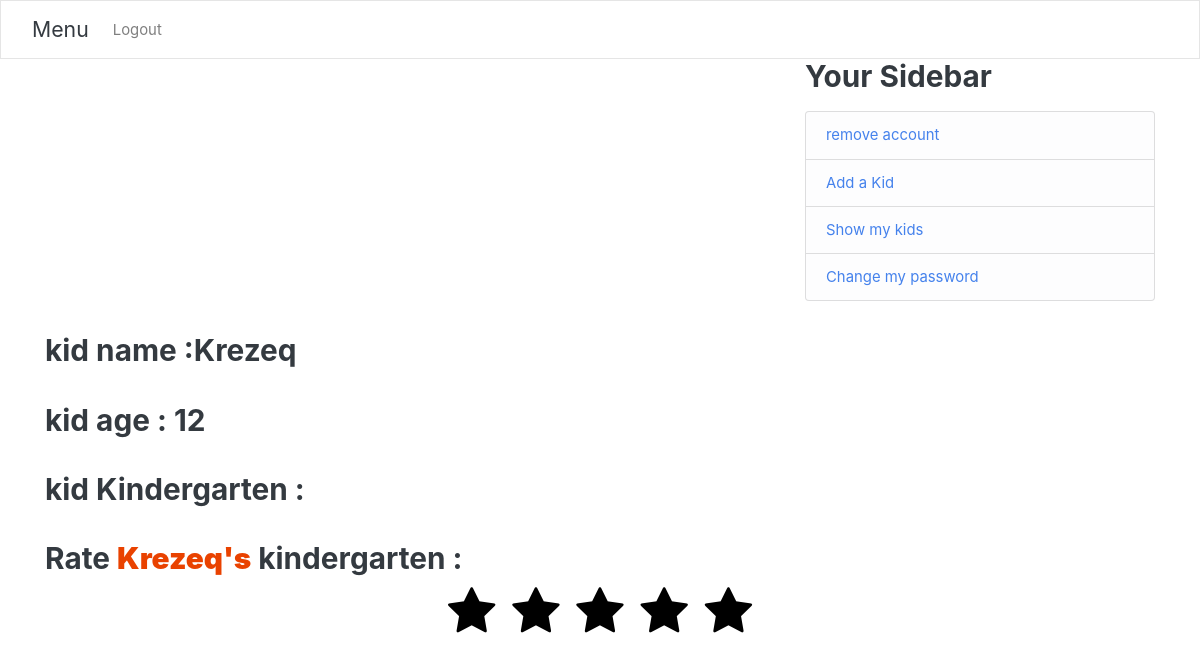
/rates/Krezeq/ (signed in), run on an earlier commit of the app's database.
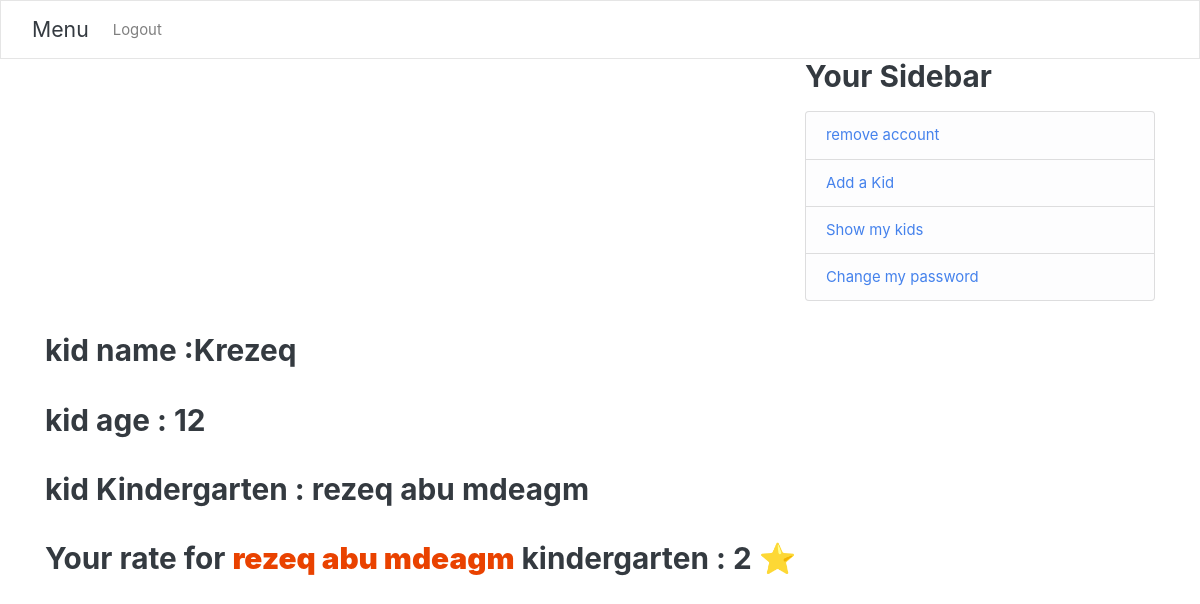
And on a later commit of the database.
### users/models.py (models this page shows, shortened)
class Kid(User):
    age=models.IntegerField()
    myParent=models.ForeignKey(Parent,on_delete=models.CASCADE)
    garten=models.ForeignKey(Kindergarten, blank=True, null=True,on_delete=models.SET_NULL)
    class Meta:
        verbose_name_plural = "Kid"

class Kindergarten(models.Model):
    seatLimit=models.IntegerField()
    name=models.CharField(max_length=100,primary_key=True)
    myTeacher = models.OneToOneField(Teacher,  on_delete=models.CASCADE, primary_key=False)

class Rate(models.Model):
    son = models.ForeignKey(Kid, blank=True, null=True,on_delete=models.CASCADE)
    score=models.IntegerField()
    class Meta:
        verbose_name_plural = "Rate"

### users/views.py (the view)
# urls.py: path('rates/<str:username>/',user_views.show_rate,name='TraceKid'),
@login_required
def show_rate(req,username):
    kid=Kid.objects.filter(username=username).first()
    rate = Rate.objects.filter(son=kid).first()
    return render(req,'users/show_rate.html',{'kid':kid,'rate':rate})

### users/myapp_tags.py (called while the page is built)
@register.simple_tag
def get_model1_object(user):
    parent=Parent.objects.filter(username=user.username).first()
    teacher=Teacher.objects.filter(username=user.username).first()
    kid=Kid.objects.filter(username=user.username).first()
    ans=[]
    if parent:
        ans.append(True)
    else:
        ans.append(False)
    HaveGarten = False
    if teacher:
        try:
            Garten=Kindergarten.objects.get(myTeacher=teacher)
        except:
            HaveGarten = False
        else:
            HaveGarten = Garten.name
        ans.append(True)
    else:
        ans.append(False)
    if kid:
        ans.append(True)
    else:
        ans.append(False)
    ans.append(HaveGarten)
    return ans

### users/templates/users/show_rate.html (shortened to what this page needs)
{% extends "users/rate_base.html" %}
{% block content %}
<div class="content-section">
<h3>kid name :{{kid.username}}</h3><br>
<h3>kid age : {{kid.age}}</h3><br>
<h3>kid Kindergarten : {{kid.garten.name}}</h3><br>
{% if not rate %}
<h3>Rate <b style="color:rgb(233, 66, 0)">{{kid.username}}'s</b> kindergarten :</h3>
    <div class="row">
        <div class="col text-center">
            <form class="rate-form" action="" method="POST">
                <button type="submit" class="fa fa-star fa-3x my-btn" id="first"></button>
                <button type="submit" class="fa fa-star fa-3x my-btn" id="second"></button>
                <button type="submit" class="fa fa-star fa-3x my-btn" id="third"></button>
                <button type="submit" class="fa fa-star fa-3x my-btn" id="fourth"></button>
                <button type="submit" class="fa fa-star fa-3x my-btn" id="fifth"></button>
            </form>
            <br>
        </div>
    </div>
    </div>
    {% else %}
    <h3>Your rate for <b style="color:rgb(233, 66, 0)">{{kid.garten.name}}</b> kindergarten : {{rate.score}} &#11088;  </h3>
{% endif %}
{% endblock content %}

What changed in the data, as far as the page shows it:
changed Kid: garten.name (not shown) → "rezeq abu mdeagm"
added Rate: score "2"
Also different on the page:
{{ kid.username }}: "Krezeq" → (not shown)
text no longer shown: "Rate 's"
text now shown: "Your rate for ⭐"
